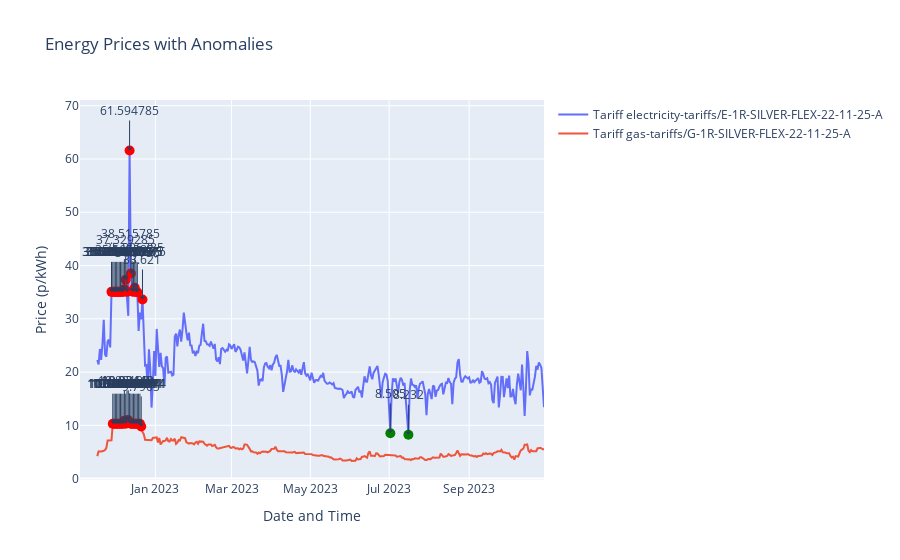

The notebook cell this image was saved under:
### Code cell
df['Z-Score'] = df.groupby('Tariff Code')['Price (p/kWh)'].transform(zscore)
anomalies = df[df['Z-Score'].abs() > 2]

# Create line plot using Plotly Graph Objects for more control
fig = go.Figure()

# Add line traces for each tariff code
for tariff_code in df['Tariff Code'].unique():
    subset = df[df['Tariff Code'] == tariff_code]
    fig.add_trace(go.Scatter(x=subset['Valid From'], y=subset['Price (p/kWh)'], mode='lines', name=f'Tariff {tariff_code}'))

# Add scatter points for anomalies with conditional coloring
for i, row in anomalies.iterrows():
    color = 'red' if row['Z-Score'] > 0 else 'green'
    fig.add_trace(go.Scatter(x=[row['Valid From']], y=[row['Price (p/kWh)']], mode='markers', marker=dict(color=color, size=10),
                             name='Anomaly' if i == 0 else None,  # Show legend only once
                             showlegend=(i == 0)))

# Annotate anomalies
for i, row in anomalies.iterrows():
    fig.add_annotation(
        x=row['Valid From'],
        y=row['Price (p/kWh)'],
        text=str(row['Price (p/kWh)']),
        showarrow=True,
        arrowhead=1,
        ax=0,
        ay=-40
    )

# Update layout for better readability
fig.update_layout(
    title='Energy Prices with Anomalies',
    xaxis_title='Date and Time',
    yaxis_title='Price (p/kWh)',
    hovermode="x unified"
)

# Save as HTML
fig.write_html("energy_anomalies_line_plot_interactive_v2.html")

# Show the plot
fig.show()

### Figure 1 — Plotly figure (JSON) as saved in the notebook; plotly's stock layout.template omitted (floating-point values rounded to 4 significant figures; data arrays with more than 128 entries replaced by an {"elided": "..."} marker saying what was removed)
{"data": [{"mode": "lines", "name": "Tariff electricity-tariffs/E-1R-SILVER-FLEX-22-11-25-A", "type": "scatter", "x": {"elided": "347 str values"}, "y": {"elided": "347 float values"}}, {"mode": "lines", "name": "Tariff gas-tariffs/G-1R-SILVER-FLEX-22-11-25-A", "type": "scatter", "x": {"elided": "347 str values"}, "y": {"elided": "347 float values"}}, {"marker": {"color": "green", "size": 10}, "mode": "markers", "showlegend": false, "type": "scatter", "x": ["2023-07-15T23:00:00+00:00"], "y": [8.232]}, {"marker": {"color": "green", "size": 10}, "mode": "markers", "showlegend": false, "type": "scatter", "x": ["2023-07-01T23:00:00+00:00"], "y": [8.505]}, {"marker": {"color": "red", "size": 10}, "mode": "markers", "showlegend": false, "type": "scatter", "x": ["2022-12-22T00:00:00+00:00"], "y": [33.62]}, {"marker": {"color": "red", "size": 10}, "mode": "markers", "showlegend": false, "type": "scatter", "x": ["2022-12-18T00:00:00+00:00"], "y": [34.98]}, {"marker": {"color": "red", "size": 10}, "mode": "markers", "showlegend": false, "type": "scatter", "x": ["2022-12-17T00:00:00+00:00"], "y": [35.06]}, {"marker": {"color": "red", "size": 10}, "mode": "markers", "showlegend": false, "type": "scatter", "x": ["2022-12-16T00:00:00+00:00"], "y": [35.81]}, {"marker": {"color": "red", "size": 10}, "mode": "markers", "showlegend": false, "type": "scatter", "x": ["2022-12-15T00:00:00+00:00"], "y": [35.06]}, {"marker": {"color": "red", "size": 10}, "mode": "markers", "showlegend": false, "type": "scatter", "x": ["2022-12-14T00:00:00+00:00"], "y": [35.18]}, {"marker": {"color": "red", "size": 10}, "mode": "markers", "showlegend": false, "type": "scatter", "x": ["2022-12-13T00:00:00+00:00"], "y": [38.52]}, {"marker": {"color": "red", "size": 10}, "mode": "markers", "showlegend": false, "type": "scatter", "x": ["2022-12-12T00:00:00+00:00"], "y": [61.59]}, {"marker": {"color": "red", "size": 10}, "mode": "markers", "showlegend": false, "type": "scatter", "x": ["2022-12-10T00:00:00+00:00"], "y": [35.06]}, {"marker": {"color": "red", "size": 10}, "mode": "markers", "showlegend": false, "type": "scatter", "x": ["2022-12-09T00:00:00+00:00"], "y": [37.33]}, {"marker": {"color": "red", "size": 10}, "mode": "markers", "showlegend": false, "type": "scatter", "x": ["2022-12-08T00:00:00+00:00"], "y": [35.57]}, {"marker": {"color": "red", "size": 10}, "mode": "markers", "showlegend": false, "type": "scatter", "x": ["2022-12-07T00:00:00+00:00"], "y": [35.06]}, {"marker": {"color": "red", "size": 10}, "mode": "markers", "showlegend": false, "type": "scatter", "x": ["2022-12-06T00:00:00+00:00"], "y": [35.06]}, {"marker": {"color": "red", "size": 10}, "mode": "markers", "showlegend": false, "type": "scatter", "x": ["2022-12-05T00:00:00+00:00"], "y": [35.06]}, {"marker": {"color": "red", "size": 10}, "mode": "markers", "showlegend": false, "type": "scatter", "x": ["2022-12-04T00:00:00+00:00"], "y": [35.06]}, {"marker": {"color": "red", "size": 10}, "mode": "markers", "showlegend": false, "type": "scatter", "x": ["2022-12-03T00:00:00+00:00"], "y": [35.06]}, {"marker": {"color": "red", "size": 10}, "mode": "markers", "showlegend": false, "type": "scatter", "x": ["2022-12-02T00:00:00+00:00"], "y": [35.06]}, {"marker": {"color": "red", "size": 10}, "mode": "markers", "showlegend": false, "type": "scatter", "x": ["2022-12-01T00:00:00+00:00"], "y": [35.06]}, {"marker": {"color": "red", "size": 10}, "mode": "markers", "showlegend": false, "type": "scatter", "x": ["2022-11-30T00:00:00+00:00"], "y": [35.06]}, {"marker": {"color": "red", "size": 10}, "mode": "markers", "showlegend": false, "type": "scatter", "x": ["2022-11-29T00:00:00+00:00"], "y": [35.06]}, {"marker": {"color": "red", "size": 10}, "mode": "markers", "showlegend": false, "type": "scatter", "x": ["2022-11-28T00:00:00+00:00"], "y": [35.06]}, {"marker": {"color": "red", "size": 10}, "mode": "markers", "showlegend": false, "type": "scatter", "x": ["2022-12-21T00:00:00+00:00"], "y": [9.796]}, {"marker": {"color": "red", "size": 10}, "mode": "markers", "showlegend": false, "type": "scatter", "x": ["2022-12-20T00:00:00+00:00"], "y": [10.31]}, {"marker": {"color": "red", "size": 10}, "mode": "markers", "showlegend": false, "type": "scatter", "x": ["2022-12-19T00:00:00+00:00"], "y": [10.31]}, {"marker": {"color": "red", "size": 10}, "mode": "markers", "showlegend": false, "type": "scatter", "x": ["2022-12-18T00:00:00+00:00"], "y": [10.31]}, {"marker": {"color": "red", "size": 10}, "mode": "markers", "showlegend": false, "type": "scatter", "x": ["2022-12-17T00:00:00+00:00"], "y": [10.31]}, {"marker": {"color": "red", "size": 10}, "mode": "markers", "showlegend": false, "type": "scatter", "x": ["2022-12-16T00:00:00+00:00"], "y": [10.31]}, {"marker": {"color": "red", "size": 10}, "mode": "markers", "showlegend": false, "type": "scatter", "x": ["2022-12-15T00:00:00+00:00"], "y": [10.31]}, {"marker": {"color": "red", "size": 10}, "mode": "markers", "showlegend": false, "type": "scatter", "x": ["2022-12-14T00:00:00+00:00"], "y": [10.31]}, {"marker": {"color": "red", "size": 10}, "mode": "markers", "showlegend": false, "type": "scatter", "x": ["2022-12-13T00:00:00+00:00"], "y": [10.31]}, {"marker": {"color": "red", "size": 10}, "mode": "markers", "showlegend": false, "type": "scatter", "x": ["2022-12-12T00:00:00+00:00"], "y": [10.39]}, {"marker": {"color": "red", "size": 10}, "mode": "markers", "showlegend": false, "type": "scatter", "x": ["2022-12-11T00:00:00+00:00"], "y": [10.93]}, {"marker": {"color": "red", "size": 10}, "mode": "markers", "showlegend": false, "type": "scatter", "x": ["2022-12-10T00:00:00+00:00"], "y": [10.93]}, {"marker": {"color": "red", "size": 10}, "mode": "markers", "showlegend": false, "type": "scatter", "x": ["2022-12-09T00:00:00+00:00"], "y": [10.31]}, {"marker": {"color": "red", "size": 10}, "mode": "markers", "showlegend": false, "type": "scatter", "x": ["2022-12-08T00:00:00+00:00"], "y": [10.88]}, {"marker": {"color": "red", "size": 10}, "mode": "markers", "showlegend": false, "type": "scatter", "x": ["2022-12-07T00:00:00+00:00"], "y": [10.31]}, {"marker": {"color": "red", "size": 10}, "mode": "markers", "showlegend": false, "type": "scatter", "x": ["2022-12-06T00:00:00+00:00"], "y": [10.31]}, {"marker": {"color": "red", "size": 10}, "mode": "markers", "showlegend": false, "type": "scatter", "x": ["2022-12-05T00:00:00+00:00"], "y": [10.31]}, {"marker": {"color": "red", "size": 10}, "mode": "markers", "showlegend": false, "type": "scatter", "x": ["2022-12-04T00:00:00+00:00"], "y": [10.31]}, {"marker": {"color": "red", "size": 10}, "mode": "markers", "showlegend": false, "type": "scatter", "x": ["2022-12-03T00:00:00+00:00"], "y": [10.31]}, {"marker": {"color": "red", "size": 10}, "mode": "markers", "showlegend": false, "type": "scatter", "x": ["2022-12-02T00:00:00+00:00"], "y": [10.31]}, {"marker": {"color": "red", "size": 10}, "mode": "markers", "showlegend": false, "type": "scatter", "x": ["2022-12-01T00:00:00+00:00"], "y": [10.31]}, {"marker": {"color": "red", "size": 10}, "mode": "markers", "showlegend": false, "type": "scatter", "x": ["2022-11-30T00:00:00+00:00"], "y": [10.31]}, {"marker": {"color": "red", "size": 10}, "mode": "markers", "showlegend": false, "type": "scatter", "x": ["2022-11-29T00:00:00+00:00"], "y": [10.31]}], "layout": {"annotations": [{"arrowhead": 1, "ax": 0, "ay": -40, "showarrow": true, "text": "8.232", "x": "2023-07-15T23:00:00+00:00", "y": 8.232}, {"arrowhead": 1, "ax": 0, "ay": -40, "showarrow": true, "text": "8.505", "x": "2023-07-01T23:00:00+00:00", "y": 8.505}, {"arrowhead": 1, "ax": 0, "ay": -40, "showarrow": true, "text": "33.621", "x": "2022-12-22T00:00:00+00:00", "y": 33.62}, {"arrowhead": 1, "ax": 0, "ay": -40, "showarrow": true, "text": "34.9755", "x": "2022-12-18T00:00:00+00:00", "y": 34.98}, {"arrowhead": 1, "ax": 0, "ay": -40, "showarrow": true, "text": "35.056875", "x": "2022-12-17T00:00:00+00:00", "y": 35.06}, {"arrowhead": 1, "ax": 0, "ay": -40, "showarrow": true, "text": "35.806785", "x": "2022-12-16T00:00:00+00:00", "y": 35.81}, {"arrowhead": 1, "ax": 0, "ay": -40, "showarrow": true, "text": "35.056875", "x": "2022-12-15T00:00:00+00:00", "y": 35.06}, {"arrowhead": 1, "ax": 0, "ay": -40, "showarrow": true, "text": "35.176785", "x": "2022-12-14T00:00:00+00:00", "y": 35.18}, {"arrowhead": 1, "ax": 0, "ay": -40, "showarrow": true, "text": "38.515785", "x": "2022-12-13T00:00:00+00:00", "y": 38.52}, {"arrowhead": 1, "ax": 0, "ay": -40, "showarrow": true, "text": "61.594785", "x": "2022-12-12T00:00:00+00:00", "y": 61.59}, {"arrowhead": 1, "ax": 0, "ay": -40, "showarrow": true, "text": "35.056875", "x": "2022-12-10T00:00:00+00:00", "y": 35.06}, {"arrowhead": 1, "ax": 0, "ay": -40, "showarrow": true, "text": "37.329285", "x": "2022-12-09T00:00:00+00:00", "y": 37.33}, {"arrowhead": 1, "ax": 0, "ay": -40, "showarrow": true, "text": "35.565285", "x": "2022-12-08T00:00:00+00:00", "y": 35.57}, {"arrowhead": 1, "ax": 0, "ay": -40, "showarrow": true, "text": "35.056875", "x": "2022-12-07T00:00:00+00:00", "y": 35.06}, {"arrowhead": 1, "ax": 0, "ay": -40, "showarrow": true, "text": "35.056875", "x": "2022-12-06T00:00:00+00:00", "y": 35.06}, {"arrowhead": 1, "ax": 0, "ay": -40, "showarrow": true, "text": "35.056875", "x": "2022-12-05T00:00:00+00:00", "y": 35.06}, {"arrowhead": 1, "ax": 0, "ay": -40, "showarrow": true, "text": "35.056875", "x": "2022-12-04T00:00:00+00:00", "y": 35.06}, {"arrowhead": 1, "ax": 0, "ay": -40, "showarrow": true, "text": "35.056875", "x": "2022-12-03T00:00:00+00:00", "y": 35.06}, {"arrowhead": 1, "ax": 0, "ay": -40, "showarrow": true, "text": "35.056875", "x": "2022-12-02T00:00:00+00:00", "y": 35.06}, {"arrowhead": 1, "ax": 0, "ay": -40, "showarrow": true, "text": "35.056875", "x": "2022-12-01T00:00:00+00:00", "y": 35.06}, {"arrowhead": 1, "ax": 0, "ay": -40, "showarrow": true, "text": "35.056875", "x": "2022-11-30T00:00:00+00:00", "y": 35.06}, {"arrowhead": 1, "ax": 0, "ay": -40, "showarrow": true, "text": "35.056875", "x": "2022-11-29T00:00:00+00:00", "y": 35.06}, {"arrowhead": 1, "ax": 0, "ay": -40, "showarrow": true, "text": "35.056875", "x": "2022-11-28T00:00:00+00:00", "y": 35.06}, {"arrowhead": 1, "ax": 0, "ay": -40, "showarrow": true, "text": "9.7965", "x": "2022-12-21T00:00:00+00:00", "y": 9.796}, {"arrowhead": 1, "ax": 0, "ay": -40, "showarrow": true, "text": "10.30974", "x": "2022-12-20T00:00:00+00:00", "y": 10.31}, {"arrowhead": 1, "ax": 0, "ay": -40, "showarrow": true, "text": "10.30974", "x": "2022-12-19T00:00:00+00:00", "y": 10.31}, {"arrowhead": 1, "ax": 0, "ay": -40, "showarrow": true, "text": "10.30974", "x": "2022-12-18T00:00:00+00:00", "y": 10.31}, {"arrowhead": 1, "ax": 0, "ay": -40, "showarrow": true, "text": "10.30974", "x": "2022-12-17T00:00:00+00:00", "y": 10.31}, {"arrowhead": 1, "ax": 0, "ay": -40, "showarrow": true, "text": "10.30974", "x": "2022-12-16T00:00:00+00:00", "y": 10.31}, {"arrowhead": 1, "ax": 0, "ay": -40, "showarrow": true, "text": "10.30974", "x": "2022-12-15T00:00:00+00:00", "y": 10.31}, {"arrowhead": 1, "ax": 0, "ay": -40, "showarrow": true, "text": "10.30974", "x": "2022-12-14T00:00:00+00:00", "y": 10.31}, {"arrowhead": 1, "ax": 0, "ay": -40, "showarrow": true, "text": "10.30974", "x": "2022-12-13T00:00:00+00:00", "y": 10.31}, {"arrowhead": 1, "ax": 0, "ay": -40, "showarrow": true, "text": "10.38849", "x": "2022-12-12T00:00:00+00:00", "y": 10.39}, {"arrowhead": 1, "ax": 0, "ay": -40, "showarrow": true, "text": "10.93449", "x": "2022-12-11T00:00:00+00:00", "y": 10.93}, {"arrowhead": 1, "ax": 0, "ay": -40, "showarrow": true, "text": "10.93449", "x": "2022-12-10T00:00:00+00:00", "y": 10.93}, {"arrowhead": 1, "ax": 0, "ay": -40, "showarrow": true, "text": "10.30974", "x": "2022-12-09T00:00:00+00:00", "y": 10.31}, {"arrowhead": 1, "ax": 0, "ay": -40, "showarrow": true, "text": "10.88199", "x": "2022-12-08T00:00:00+00:00", "y": 10.88}, {"arrowhead": 1, "ax": 0, "ay": -40, "showarrow": true, "text": "10.30974", "x": "2022-12-07T00:00:00+00:00", "y": 10.31}, {"arrowhead": 1, "ax": 0, "ay": -40, "showarrow": true, "text": "10.30974", "x": "2022-12-06T00:00:00+00:00", "y": 10.31}, {"arrowhead": 1, "ax": 0, "ay": -40, "showarrow": true, "text": "10.30974", "x": "2022-12-05T00:00:00+00:00", "y": 10.31}, {"arrowhead": 1, "ax": 0, "ay": -40, "showarrow": true, "text": "10.30974", "x": "2022-12-04T00:00:00+00:00", "y": 10.31}, {"arrowhead": 1, "ax": 0, "ay": -40, "showarrow": true, "text": "10.30974", "x": "2022-12-03T00:00:00+00:00", "y": 10.31}, {"arrowhead": 1, "ax": 0, "ay": -40, "showarrow": true, "text": "10.30974", "x": "2022-12-02T00:00:00+00:00", "y": 10.31}, {"arrowhead": 1, "ax": 0, "ay": -40, "showarrow": true, "text": "10.30974", "x": "2022-12-01T00:00:00+00:00", "y": 10.31}, {"arrowhead": 1, "ax": 0, "ay": -40, "showarrow": true, "text": "10.30974", "x": "2022-11-30T00:00:00+00:00", "y": 10.31}, {"arrowhead": 1, "ax": 0, "ay": -40, "showarrow": true, "text": "10.30974", "x": "2022-11-29T00:00:00+00:00", "y": 10.31}], "hovermode": "x unified", "title": {"text": "Energy Prices with Anomalies"}, "xaxis": {"title": {"text": "Date and Time"}}, "yaxis": {"title": {"text": "Price (p/kWh)"}}}}
